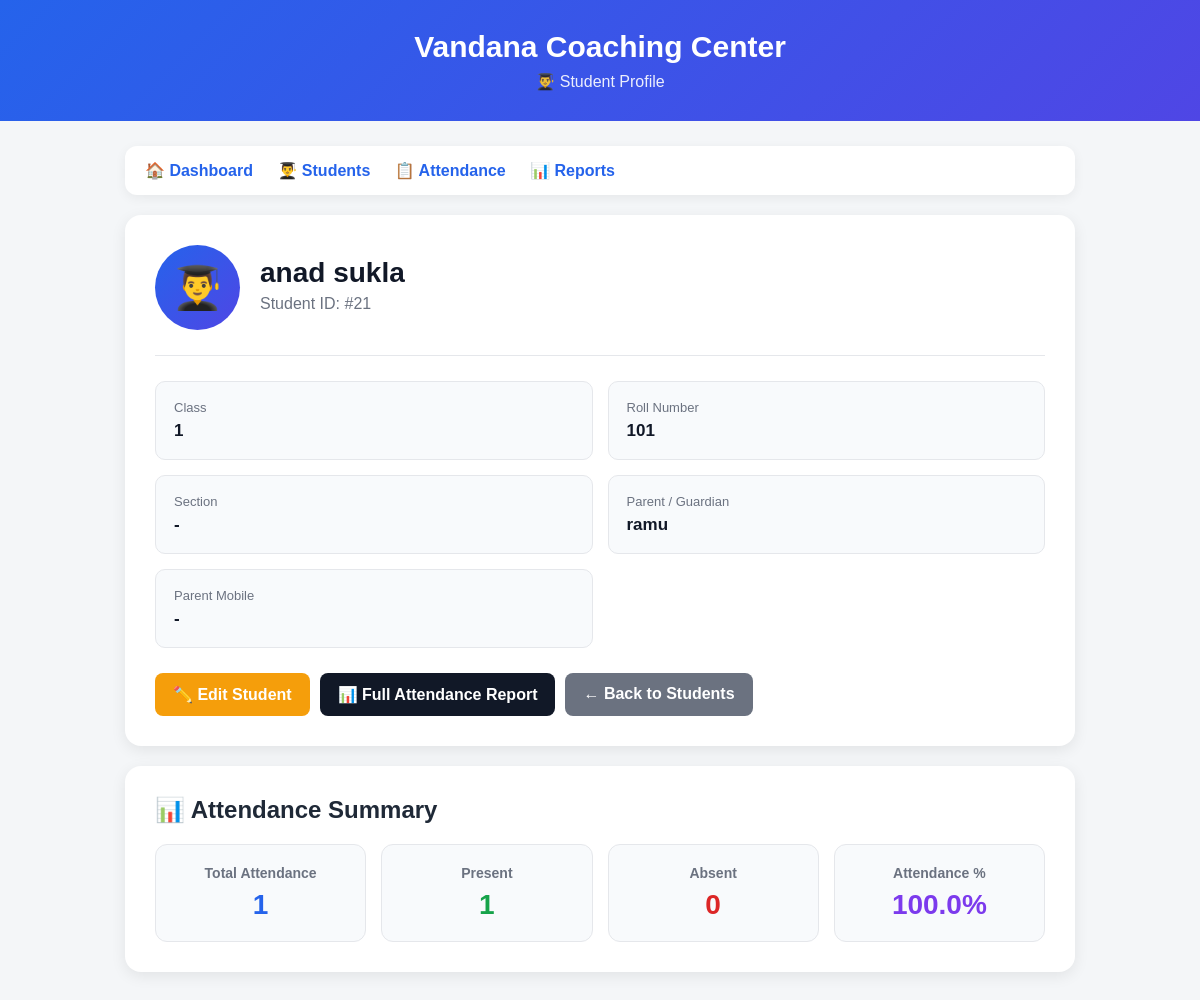
/student_profile/21 (signed in), run on the app's committed database.
### tables this page shows
CREATE TABLE students (
            id INTEGER PRIMARY KEY AUTOINCREMENT,
            name TEXT NOT NULL,
            class_name TEXT NOT NULL,
            roll_number TEXT
        , guardian_name TEXT, guardian_phone TEXT, section TEXT);

### app.py (the view, shortened to what this page needs)
@app.route(
    "/student_profile/<int:student_id>"
)
@login_required
def student_profile(student_id):
    user_role = session.get("role")
    user_student_id = session.get(
        "student_id"
    )
    conn = get_db_connection()
    student = conn.execute("""
        SELECT *
        FROM students
        WHERE id = ?
    """, (
        student_id,
    )).fetchone()
    if not student:
        conn.close()
        return "Student not found", 404
    total = conn.execute("""
        SELECT COUNT(*)

        FROM attendance

        WHERE student_id = ?
    """, (
        student_id,
    )).fetchone()[0]
    present = conn.execute("""
        SELECT COUNT(*)

        FROM attendance

        WHERE student_id = ?

        AND status = 'Present'
    """, (
        student_id,
    )).fetchone()[0]
    absent = total - present
    if total > 0:
        percentage = round(
            (present / total) * 100,
            2
        )
    else:
        percentage = 0
    conn.close()
    return render_template(
        "student_profile.html",
        student=student,
        total=total,
        present=present,
        absent=absent,
        percentage=percentage
    )

### app.py (called while the page is built, shortened)
def get_db_connection():
    conn = sqlite3.connect(DATABASE)
    conn.row_factory = sqlite3.Row
    return conn

def login_required(view_func):
    @wraps(view_func)
    def wrapped_view(*args, **kwargs):
        return view_func(*args, **kwargs)
    return wrapped_view

### templates/student_profile.html (shortened to what this page needs)
<!DOCTYPE html>
<html lang="en">
<head>
</head>
<body>
<div class="header">
    <h1>
        Vandana Coaching Center
    </h1>
    <p>
        👨‍🎓 Student Profile
    </p>
</div>
<div class="container">
<div class="nav">
    <a href="/">
        🏠 Dashboard
    </a>
    <a href="/students">
        👨‍🎓 Students
    </a>
    <a href="/attendance">
        📋 Attendance
    </a>
    <a href="/reports">
        📊 Reports
    </a>
</div>
<div class="profile-card">
    <div class="profile-top">
        <div class="avatar">
            👨‍🎓
        </div>
        <div class="profile-name">
            <h2>
                {{ student['name'] }}
            </h2>
            <p>
                Student ID: #{{ student['id'] }}
            </p>
        </div>
    </div>
    <div class="details">
        <div class="detail-box">
            <div class="detail-label">
                Class
            </div>
            <div class="detail-value">
                {{ student['class_name'] }}
            </div>
        </div>
        <div class="detail-box">
            <div class="detail-label">
                Roll Number
            </div>
            <div class="detail-value">
                {{ student['roll_number'] or '-' }}
            </div>
        </div>
        <div class="detail-box">
            <div class="detail-label">
                Section
            </div>
            <div class="detail-value">
                {{ student['section'] or '-' }}
            </div>
        </div>
        <div class="detail-box">
            <div class="detail-label">
                Parent / Guardian
            </div>
            <div class="detail-value">
                {{ student['guardian_name'] or '-' }}
            </div>
        </div>
        <div class="detail-box">
            <div class="detail-label">
                Parent Mobile
            </div>
            <div class="detail-value">
                {% if student['guardian_phone'] %}
                    <a
                        class="phone-link"
                        href="tel:{{ student['guardian_phone'] }}"
                    >
                        📞 {{ student['guardian_phone'] }}
                    </a>
                {% else %}
                    -
                {% endif %}
            </div>
        </div>
    </div>
    <div class="buttons">
        <a
            href="/edit_student/{{ student['id'] }}"
            class="btn edit"
        >
            ✏️ Edit Student
        </a>
        <a
            href="/student_report/{{ student['id'] }}"
            class="btn report"
        >
            📊 Full Attendance Report
        </a>
        <a
            href="/students"
            class="btn back"
        >
            ← Back to Students
        </a>
    </div>
</div>
<div class="profile-card">
    <h2 class="attendance-title">
        📊 Attendance Summary
    </h2>
    <div class="attendance-grid">
        <div class="attendance-card">
            <h3>
                Total Attendance
            </h3>
            <p class="total">
                {{ total }}
            </p>
        </div>
        <div class="attendance-card">
            <h3>
                Present
            </h3>
            <p class="present">
                {{ present }}
            </p>
        </div>
        <div class="attendance-card">
            <h3>
                Absent
            </h3>
            <p class="absent">
                {{ absent }}
            </p>
        </div>
        <div class="attendance-card">
            <h3>
                Attendance %
            </h3>
            <p class="percentage">
                {{ percentage }}%
            </p>
        </div>
    </div>
</div>
</div>
</body>
</html>

### templates/student_profile.html (style rules this page uses)
* { box-sizing: border-box; }
body { margin: 0; font-family: Arial, sans-serif; background: #f4f6f8; color: #1f2937; }
.header { background: linear-gradient( 135deg, #2563eb, #4f46e5 ); color: white; padding: 30px 20px; text-align: center; }
.header h1 { margin: 0; font-size: 30px; }
.header p { margin: 8px 0 0; opacity: 0.9; }
.container { max-width: 1000px; margin: auto; padding: 25px; }
.nav { background: white; padding: 15px 20px; border-radius: 12px; margin-bottom: 20px; box-shadow: 0 3px 12px rgba(0,0,0,0.06); }
.nav a { text-decoration: none; color: #2563eb; font-weight: bold; margin-right: 20px; }
.profile-card { background: white; padding: 30px; border-radius: 16px; box-shadow: 0 4px 15px rgba(0,0,0,0.08); margin-bottom: 20px; }
.profile-top { display: flex; align-items: center; gap: 20px; padding-bottom: 25px; border-bottom: 1px solid #e5e7eb; }
.avatar { width: 85px; height: 85px; border-radius: 50%; background: linear-gradient( 135deg, #2563eb, #4f46e5 ); display: flex; align-items: center; justify-content: center; font-size: 42px; }
.profile-name h2 { margin: 0; font-size: 28px; color: #111827; }
.profile-name p { margin: 6px 0; color: #6b7280; }
.details { display: grid; grid-template-columns: repeat(2, 1fr); gap: 15px; margin-top: 25px; }
.detail-box { background: #f8fafc; padding: 18px; border-radius: 10px; border: 1px solid #e5e7eb; }
.detail-label { color: #6b7280; font-size: 13px; margin-bottom: 6px; }
.detail-value { font-size: 17px; font-weight: bold; color: #111827; }
.buttons { display: flex; gap: 10px; margin-top: 25px; flex-wrap: wrap; }
.btn { padding: 12px 18px; border-radius: 8px; text-decoration: none; color: white; font-weight: bold; display: inline-block; }
.edit { background: #f59e0b; }
.report { background: #111827; }
.back { background: #6b7280; }
.attendance-title { margin-top: 0; margin-bottom: 20px; }
.attendance-grid { display: grid; grid-template-columns: repeat(4, 1fr); gap: 15px; }
.attendance-card { padding: 20px; border-radius: 12px; text-align: center; background: #f8fafc; border: 1px solid #e5e7eb; }
.attendance-card h3 { margin: 0; color: #6b7280; font-size: 14px; }
.attendance-card p { margin: 8px 0 0; font-size: 28px; font-weight: bold; }
.total { color: #2563eb; }
.present { color: #16a34a; }
.absent { color: #dc2626; }
.percentage { color: #7c3aed; }

### data on the page
students: name "anad sukla", id "21", class_name "1", roll_number "101", section "-", guardian_name "ramu"

### other printed values
{{ total }} "1"
{{ present }} "1"
{{ absent }} "0"
{{ percentage }} "100.0"
